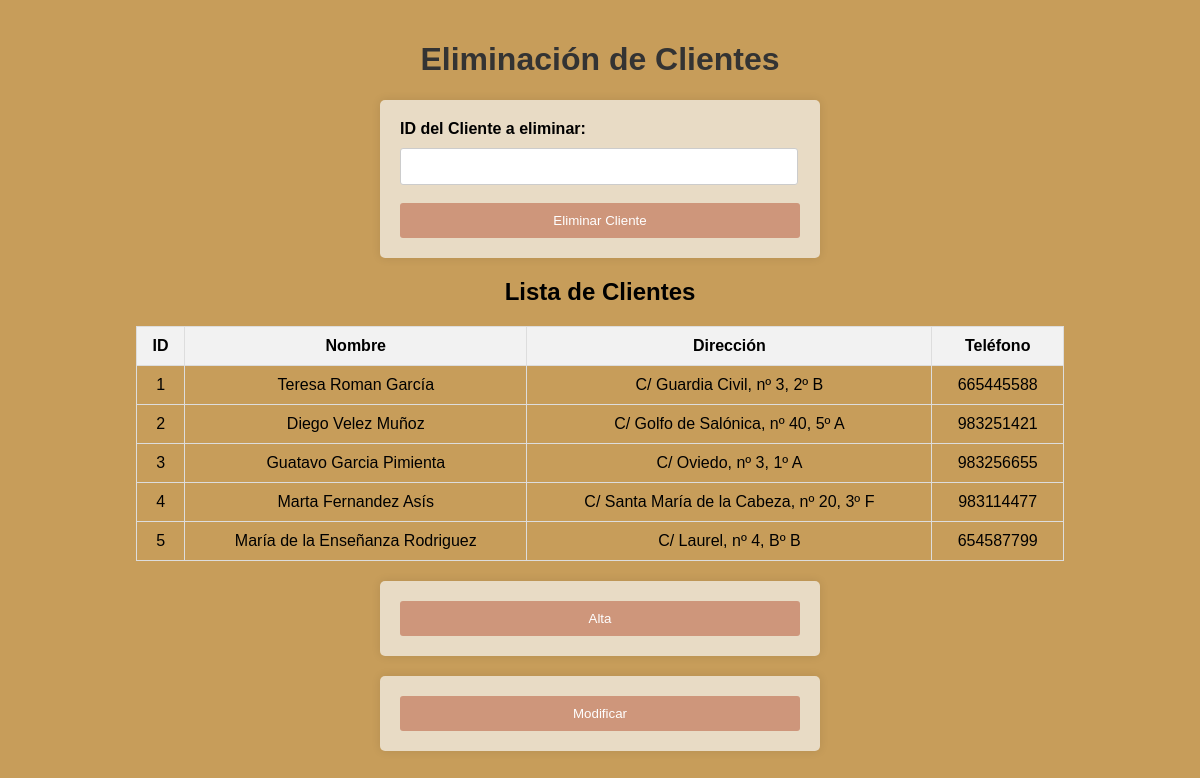
The page /admin/Baja-cliente.php on the database as committed earlier.
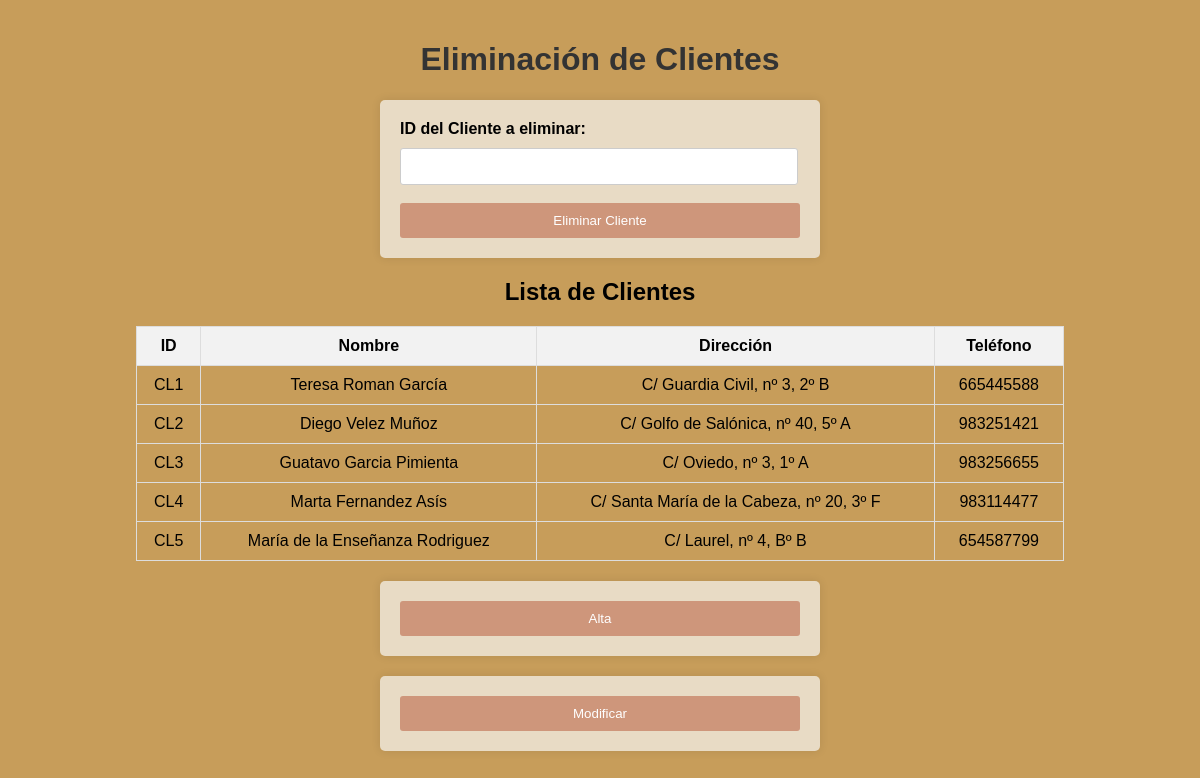
The same page on the database as committed later.
### tables this page shows
CREATE TABLE IF NOT EXISTS `clientes` (
  `idCliente` VARCHAR(45) NOT NULL,
  `NombreCli` VARCHAR(45) NOT NULL,
  `Direccion` VARCHAR(200) NOT NULL,
  `Telefono` INT NOT NULL,
  PRIMARY KEY (`idCliente`));

### admin/Baja-cliente.php (the view, shortened to what this page needs)
<!DOCTYPE html>
<html>
<head>
    <link rel="stylesheet" href="../css/Alta.css">
</head>
<body>
    <h1>Eliminación de Clientes</h1>
    <form method="POST" action="<?php echo $_SERVER["PHP_SELF"]; ?>" onsubmit="return confirmarEliminacion();">
        <label for="idCliente">ID del Cliente a eliminar:</label>
        <input type="text" name="idCliente" id="idCliente" size="10" required><br><br>
        <button type="submit">Eliminar Cliente</button>
    </form>
    <div>
        <?php
        $conexion = conectar();
        $consulta_clientes = $conexion->query("SELECT idCliente, NombreCli, Direccion, Telefono FROM Clientes");
        if ($consulta_clientes->num_rows > 0) {
            echo "<h2>Lista de Clientes</h2>";
            echo "<table border='1'>
                <tr>
                    <th>ID</th>
                    <th>Nombre</th>
                    <th>Dirección</th>
                    <th>Teléfono</th>
                </tr>";
            while ($fila = $consulta_clientes->fetch_assoc()) {
                echo "<tr>
                    <td>{$fila['idCliente']}</td>
                    <td>{$fila['NombreCli']}</td>
                    <td>{$fila['Direccion']}</td>
                    <td>{$fila['Telefono']}</td>
                </tr>";
            }
            echo "</table>";
        } else {
            echo "No hay clientes registrados.";
        }
        ?>
    </div>
    <form action="Alta-cliente.php" method="post">
        <button type="submit">Alta</button>
    </form>
    <form action="Modif-cliente.php" method="post">
        <button type="submit">Modificar</button>
    </form>
</body>
</html>

Rows that differ between the two databases and show on the page:
removed clientes: idCliente "1", NombreCli "Teresa Roman García", Direccion "C/ Guardia Civil, nº 3, 2º B", Telefono "665445588"
removed clientes: idCliente "2", NombreCli "Diego Velez Muñoz", Direccion "C/ Golfo de Salónica, nº 40, 5º A", Telefono "983251421"
removed clientes: idCliente "3", NombreCli "Guatavo Garcia Pimienta", Direccion "C/ Oviedo, nº 3, 1º A", Telefono "983256655"
removed clientes: idCliente "4", NombreCli "Marta Fernandez Asís", Direccion "C/ Santa María de la Cabeza, nº 20, 3º F", Telefono "983114477"
removed clientes: idCliente "5", NombreCli "María de la Enseñanza Rodriguez", Direccion "C/ Laurel, nº 4, Bº B", Telefono "654587799"
added clientes: idCliente "CL1", NombreCli "Teresa Roman García", Direccion "C/ Guardia Civil, nº 3, 2º B", Telefono "665445588"
added clientes: idCliente "CL2", NombreCli "Diego Velez Muñoz", Direccion "C/ Golfo de Salónica, nº 40, 5º A", Telefono "983251421"
added clientes: idCliente "CL3", NombreCli "Guatavo Garcia Pimienta", Direccion "C/ Oviedo, nº 3, 1º A", Telefono "983256655"
added clientes: idCliente "CL4", NombreCli "Marta Fernandez Asís", Direccion "C/ Santa María de la Cabeza, nº 20, 3º F", Telefono "983114477"
added clientes: idCliente "CL5", NombreCli "María de la Enseñanza Rodriguez", Direccion "C/ Laurel, nº 4, Bº B", Telefono "654587799"
